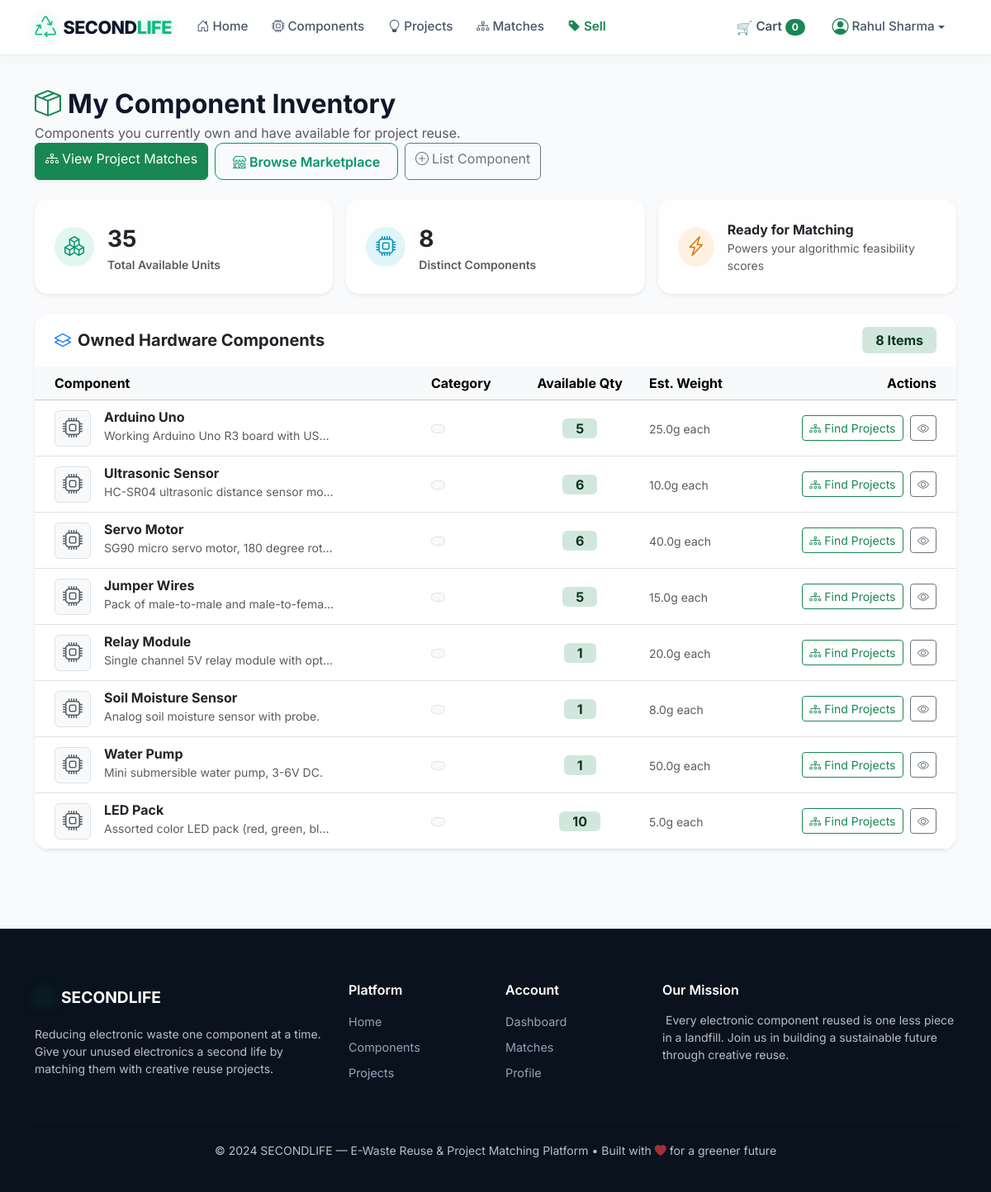
Page /my-components (signed in) on the committed database.
### models/models.py (models this page shows, shortened)
class UserComponent(db.Model):
    __tablename__ = 'user_components'
    id = db.Column(db.Integer, primary_key=True)
    user_id = db.Column(db.Integer, db.ForeignKey('users.id'), nullable=False)
    component_id = db.Column(db.Integer, db.ForeignKey('components.id'), nullable=False)
    quantity = db.Column(db.Integer, default=0, nullable=False)
    created_at = db.Column(db.DateTime, default=datetime.utcnow)
    updated_at = db.Column(db.DateTime, default=datetime.utcnow, onupdate=datetime.utcnow)
    __table_args__ = (
        db.UniqueConstraint('user_id', 'component_id', name='uq_user_component'),
        db.CheckConstraint('quantity >= 0', name='ck_user_component_quantity'),
    )
    @property
    def component_name(self):
        return self.component.name if self.component else 'Unknown Component'

class Component(db.Model):
    __tablename__ = 'components'
    CATEGORIES = [
        'Microcontroller', 'Sensor', 'Motor', 'Display', 'Power',
        'Communication', 'Computer Part', 'Cable', 'PCB', 'Other'
    ]
    CONDITIONS = [
        'New', 'Used - Like New', 'Used - Good', 'Used - Fair', 'For Parts',
        'Good', 'Used', 'Damaged', 'Salvage'
    ]
    STATUSES = ['Available', 'Reserved', 'Used', 'Out of Stock']
    id = db.Column(db.Integer, primary_key=True)
    user_id = db.Column(db.Integer, db.ForeignKey('users.id'), nullable=False)
    seller_id = db.Column(db.Integer, db.ForeignKey('users.id'), nullable=True)
    name = db.Column(db.String(200), nullable=False)
    category = db.Column(db.String(50), nullable=False)
    quantity = db.Column(db.Integer, default=1)
    price = db.Column(db.Float, default=0.0)
    condition = db.Column(db.String(30), default='Good')
    description = db.Column(db.Text)
    estimated_weight = db.Column(db.Float, default=0)
    image = db.Column(db.String(200))
    status = db.Column(db.String(20), default='Available')
    created_at = db.Column(db.DateTime, default=datetime.utcnow)
    seller = db.relationship('User', foreign_keys=[seller_id], backref=db.backref('seller_components', lazy=True), lazy=True)
    reuse_history = db.relationship('ReuseHistory', backref='component', lazy=True)
    cart_items = db.relationship('CartItem', backref='component', lazy=True, cascade='all, delete-orphan')
    order_items = db.relationship('OrderItem', backref='component', lazy=True)
    user_components = db.relationship('UserComponent', backref='component', lazy=True, cascade='all, delete-orphan')

### routes/components.py (the view)
@components_bp.route('/my-inventory')
@components_bp.route('/my-components')
@login_required
def my_inventory():
    user_id = session['user_id']
    user_listed = Component.query.filter_by(user_id=user_id, status='Available').filter(Component.quantity > 0).all()
    for lc in user_listed:
        uc = UserComponent.query.filter_by(user_id=user_id, component_id=lc.id).first()
        if not uc:
            uc = UserComponent(user_id=user_id, component_id=lc.id, quantity=lc.quantity)
            db.session.add(uc)
        elif uc.quantity != lc.quantity:
            uc.quantity = lc.quantity
    db.session.commit()
    inventory_items = (
        UserComponent.query.filter_by(user_id=user_id)
        .filter(UserComponent.quantity > 0)
        .all()
    )
    total_units = sum(item.quantity for item in inventory_items)
    total_types = len(inventory_items)
    return render_template(
        'inventory.html',
        inventory_items=inventory_items,
        total_units=total_units,
        total_types=total_types
    )

### utils.py (called while the page is built)
def login_required(f):
    @wraps(f)
    def decorated_function(*args, **kwargs):
        if 'user_id' not in session:
            flash('Please log in to access this page.', 'warning')
            return redirect(url_for('auth.login'))
        return f(*args, **kwargs)
    return decorated_function

### templates/inventory.html (shortened to what this page needs)
{% extends "base.html" %}
{% block content %}
<div class="container py-4">
    <div class="d-flex flex-wrap justify-content-between align-items-center mb-4">
        <div>
            <h2 class="fw-bold mb-1">
                <i class="bi bi-box-seam text-success me-2"></i>My Component Inventory
            </h2>
            <p class="text-muted mb-0">Components you currently own and have available for project reuse.</p>
        </div>
        <div class="d-flex gap-2 mt-3 mt-md-0">
            <a href="{{ url_for('dashboard.matches') }}" class="btn btn-success shadow-sm">
                <i class="bi bi-diagram-3 me-1"></i>View Project Matches
            </a>
            <a href="{{ url_for('components.component_list') }}" class="btn btn-outline-primary">
                <i class="bi bi-shop me-1"></i>Browse Marketplace
            </a>
            <a href="{{ url_for('components.add_component') }}" class="btn btn-outline-secondary">
                <i class="bi bi-plus-circle me-1"></i>List Component
            </a>
        </div>
    </div>
    <div class="row g-3 mb-4">
        <div class="col-6 col-md-4">
            <div class="card border-0 shadow-sm h-100" style="background: rgba(255, 255, 255, 0.9); border-radius: 16px;">
                <div class="card-body p-3 p-md-4 d-flex align-items-center">
                    <div class="stat-icon-sm rounded-circle me-3" style="background: rgba(16, 185, 129, 0.12); color: #059669; width: 48px; height: 48px; display: flex; align-items: center; justify-content: center;">
                        <i class="bi bi-boxes fs-4"></i>
                    </div>
                    <div>
                        <div class="fw-bold fs-3 text-dark">{{ total_units }}</div>
                        <div class="text-muted small fw-semibold">Total Available Units</div>
                    </div>
                </div>
            </div>
        </div>
        <div class="col-6 col-md-4">
            <div class="card border-0 shadow-sm h-100" style="background: rgba(255, 255, 255, 0.9); border-radius: 16px;">
                <div class="card-body p-3 p-md-4 d-flex align-items-center">
                    <div class="stat-icon-sm rounded-circle me-3" style="background: rgba(6, 182, 212, 0.12); color: #0891b2; width: 48px; height: 48px; display: flex; align-items: center; justify-content: center;">
                        <i class="bi bi-cpu fs-4"></i>
                    </div>
                    <div>
                        <div class="fw-bold fs-3 text-dark">{{ total_types }}</div>
                        <div class="text-muted small fw-semibold">Distinct Components</div>
                    </div>
                </div>
            </div>
        </div>
        <div class="col-12 col-md-4">
            <div class="card border-0 shadow-sm h-100" style="background: rgba(255, 255, 255, 0.9); border-radius: 16px;">
                <div class="card-body p-3 p-md-4 d-flex align-items-center">
                    <div class="stat-icon-sm rounded-circle me-3" style="background: rgba(245, 158, 11, 0.12); color: #d97706; width: 48px; height: 48px; display: flex; align-items: center; justify-content: center;">
                        <i class="bi bi-lightning-charge fs-4"></i>
                    </div>
                    <div>
                        <div class="fw-bold fs-6 text-dark">Ready for Matching</div>
                        <div class="text-muted small">Powers your algorithmic feasibility scores</div>
                    </div>
                </div>
            </div>
        </div>
    </div>
    <div class="card border-0 shadow-sm" style="border-radius: 18px; overflow: hidden;">
        <div class="card-header bg-white border-0 py-3 px-4 d-flex justify-content-between align-items-center">
            <h5 class="fw-bold mb-0 text-dark">
                <i class="bi bi-layers text-primary me-2"></i>Owned Hardware Components
            </h5>
            <span class="badge bg-success-subtle text-success-emphasis px-3 py-2 fs-6">
                {{ total_types }} Items
            </span>
        </div>
        <div class="card-body p-0">
            {% if inventory_items %}
            <div class="table-responsive">
                <table class="table table-hover align-middle mb-0">
                    <thead class="table-light">
                        <tr>
                            <th class="ps-4">Component</th>
                            <th>Category</th>
                            <th class="text-center">Available Qty</th>
                            <th>Est. Weight</th>
                            <th class="text-end pe-4">Actions</th>
                        </tr>
                    </thead>
                    <tbody>
                        {% for item in inventory_items %}
                        <tr>
                            <td class="ps-4">
                                <div class="d-flex align-items-center">
                                    <div class="comp-icon-sm me-3 rounded-2 d-flex align-items-center justify-content-center bg-light border p-1" style="width: 44px; height: 44px; flex-shrink: 0;">
                                        {% if item.component and item.component.image %}
                                        <img src="{{ url_for('static', filename='uploads/' + item.component.image) }}" alt="{{ item.component_name }}" style="max-height: 100%; max-width: 100%; object-fit: contain;">
                                        {% else %}
                                        <i class="bi bi-cpu text-muted fs-4"></i>
                                        {% endif %}
                                    </div>
                                    <div>
                                        <div class="fw-bold text-dark">{{ item.component_name }}</div>
                                        {% if item.component and item.component.description %}
                                        <small class="text-muted text-truncate d-inline-block" style="max-width: 280px;">{{ item.component.description }}</small>
                                        {% endif %}
                                    </div>
                                </div>
                            </td>
                            <td>
                                <span class="badge bg-light text-dark border">
                                </span>
                            </td>
                            <td class="text-center">
                                <span class="badge bg-success-subtle text-success-emphasis fs-6 px-3 py-1">
                                    {{ item.quantity }}
                                </span>
                            </td>
                            <td>
                                <span class="text-muted small">
                                    {% if item.component and item.component.estimated_weight %}
                                    {{ item.component.estimated_weight }}g each
                                    {% else %}
                                    ~20g
                                    {% endif %}
                                </span>
                            </td>
                            <td class="text-end pe-4">
                                <a href="{{ url_for('dashboard.matches') }}" class="btn btn-sm btn-outline-success">
                                    <i class="bi bi-diagram-3 me-1"></i>Find Projects
                                </a>
                                {% if item.component and item.component.id %}
                                <a href="{{ url_for('components.component_detail', component_id=item.component.id) }}" class="btn btn-sm btn-outline-secondary ms-1">
                                    <i class="bi bi-eye"></i>
                                </a>
                                {% endif %}
                            </td>
                        </tr>
                        {% endfor %}
                    </tbody>
                </table>
            </div>
            {% endif %}
        </div>
    </div>
</div>
{% endblock %}

### static/css/style.css (style rules this page uses)
:root { --primary: #059669; --primary-glow: rgba(5, 150, 105, 0.35); --eco-emerald: #10b981; --eco-mint: #34d399; --eco-teal: #14b8a6; --eco-cyan: #06b6d4; --eco-dark: #064e3b; --eco-deep-bg: #09121d; --dark-surface: #0f172a; --dark-card: rgba(15, 23, 42, 0.75); --dark-border: rgba(16, 185, 129, 0.2); --bg-main: #f8fafc; --bg-card: #ffffff; --text-main: #0f172a; --text-muted: #64748b; --border-color: #e2e8f0; --glass-bg: rgba(255, 255, 255, 0.82); --glass-border: rgba(255, 255, 255, 0.7); --glass-shadow: 0 12px 35px rgba(0, 0, 0, 0.04); }
body { font-family: 'Inter', -apple-system, BlinkMacSystemFont, "Segoe UI", Roboto, sans-serif; background-color: var(--bg-main); color: var(--text-main); min-height: 100vh; display: flex; flex-direction: column; overflow-x: hidden; }
.btn-outline-primary { color: var(--primary); border-color: var(--primary); font-weight: 600; border-radius: 10px; padding: 0.6rem 1.3rem; transition: all 0.25s ease; }
.stat-icon-sm { width: 52px; height: 52px; border-radius: 14px; display: flex; align-items: center; justify-content: center; font-size: 1.5rem; }

### rows in the picture
UserComponent: component_name "Arduino Uno", component.description "Working Arduino Uno R3 board with US…", quantity "5", component.estimated_weight "25.0"
UserComponent: component_name "Ultrasonic Sensor", component.description "HC-SR04 ultrasonic distance sensor mo…", quantity "6", component.estimated_weight "10.0"
UserComponent: component_name "Servo Motor", component.description "SG90 micro servo motor, 180 degree rot…", quantity "6", component.estimated_weight "40.0"
UserComponent: component_name "Jumper Wires", component.description "Pack of male-to-male and male-to-fema…", quantity "5", component.estimated_weight "15.0"
UserComponent: component_name "Relay Module", component.description "Single channel 5V relay module with opt…", quantity "1", component.estimated_weight "20.0"
UserComponent: component_name "Soil Moisture Sensor", component.description "Analog soil moisture sensor with probe.", quantity "1", component.estimated_weight "8.0"
UserComponent: component_name "Water Pump", component.description "Mini submersible water pump, 3-6V DC.", quantity "1", component.estimated_weight "50.0"
UserComponent: component_name "LED Pack", component.description "Assorted color LED pack (red, green, bl…", quantity "10", component.estimated_weight "5.0"

### other values in the picture
{{ cart_count }} "0"
{{ session.get('user_name', 'Profile') }} "Rahul Sharma"
{{ total_units }} "35"
{{ total_types }} "8"
